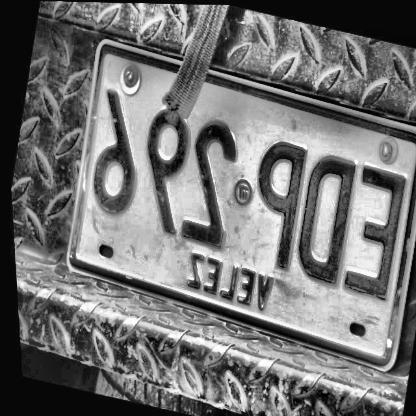
#> input picture data/dataset/test/images/2537875854_jpg.rf.Pv4qGJJUjEHV0BG3nLA7.jpg, 416 x 416 px, given in place of imagen_proyecto.png, which was not available
$ python semana09_vision.py
#> lines starting #> are read from the running program, lines starting #| are printed output that depends on the picture; after the words box and inside, x2 and y2 are one past the last pixel; in counts of white or black regions, pixels touching at a corner belong together; pictures that were not available may be replaced by others from this repository, and a replacement may not be noted
"""Analisis de placas con Canny, umbral de Otsu y regiones conectadas."""

import argparse
import base64
from functools import partial
from http.server import SimpleHTTPRequestHandler, ThreadingHTTPServer
import json
from pathlib import Path
from urllib.parse import parse_qs, urlsplit

import cv2
import numpy as np

if __package__:
    from .semana10_texturas import (
        MAX_UPLOAD_COUNT,
        analizar_cargas_temporales,
        serializar_comparacion_temporal,
    )
else:
    from semana10_texturas import (
        MAX_UPLOAD_COUNT,
        analizar_cargas_temporales,
        serializar_comparacion_temporal,
    )


ROOT_DIR = Path(__file__).resolve().parents[1]
IMAGE_PATH = ROOT_DIR / "data" / "imagen_proyecto.png"
ARTIFACTS_DIR = ROOT_DIR / "artifacts"
EVIDENCE_PATH = ARTIFACTS_DIR / "semana09_vision.png"
REPORT_PATH = ROOT_DIR / "reports" / "semana09.md"
MAX_IMAGE_SIDE = 1800
MAX_UPLOAD_BYTES = 20 * 1024 * 1024
MAX_WEEK10_REQUEST_BYTES = 28 * 1024 * 1024
SIGMA_COMPARISON = (0.8, 1.6, 3.0)


def preparar_imagen(image: np.ndarray) -> np.ndarray:
    """Valida y limita el tamano de una imagen BGR o en escala de grises."""
    if image is None or image.size == 0:
        raise ValueError("La imagen esta vacia o no pudo decodificarse.")
    if image.ndim not in (2, 3) or (image.ndim == 3 and image.shape[2] not in (3, 4)):
        raise ValueError("La imagen debe tener canales de gris, BGR o BGRA.")

    height, width = image.shape[:2]
    if height < 2 or width < 2:
        raise ValueError("La imagen debe medir al menos 2 x 2 pixeles.")
    largest_side = max(height, width)
    if largest_side > MAX_IMAGE_SIDE:
        scale = MAX_IMAGE_SIDE / largest_side
        image = cv2.resize(
            image,
            (round(width * scale), round(height * scale)),
            interpolation=cv2.INTER_AREA,
        )
    if image.ndim == 3 and image.shape[2] == 4:
        image = cv2.cvtColor(image, cv2.COLOR_BGRA2BGR)
    return image


def _detectar_bordes(gray: np.ndarray, sigma: float) -> np.ndarray:
    if not 0.1 <= sigma <= 10:
        raise ValueError("Sigma debe estar entre 0.1 y 10.")
    kernel_size = max(3, int(round(sigma * 6)) | 1)
    softened = cv2.GaussianBlur(gray, (kernel_size, kernel_size), sigmaX=sigma)
    return cv2.Canny(softened, threshold1=50, threshold2=150)


def analizar_imagen(image: np.ndarray, sigma: float = 1.6) -> dict[str, object]:
    """Extrae caracteristicas, bordes, mascara Otsu y regiones conectadas."""
    image = preparar_imagen(image)
    gray = cv2.cvtColor(image, cv2.COLOR_BGR2GRAY) if image.ndim == 3 else image.copy()
    edges = _detectar_bordes(gray, sigma)

    threshold, binary = cv2.threshold(
        gray, 0, 255, cv2.THRESH_BINARY + cv2.THRESH_OTSU
    )
    foreground_is_dark = False
    mask = binary

    region_count, labels, stats, _ = cv2.connectedComponentsWithStats(
        mask, connectivity=8
    )
    minimum_area = max(30, int(mask.size * 0.0001))
    regions = [
        index
        for index in range(1, region_count)
        if stats[index, cv2.CC_STAT_AREA] >= minimum_area
    ]
    colored_regions = np.zeros((*gray.shape, 3), dtype=np.uint8)
    colors = np.random.default_rng(42).integers(65, 240, size=(region_count, 3), dtype=np.uint8)
    for region_id in regions:
        colored_regions[labels == region_id] = colors[region_id].tolist()
    source_color = image if image.ndim == 3 else cv2.cvtColor(gray, cv2.COLOR_GRAY2BGR)
    region_overlay = cv2.addWeighted(source_color, 0.62, colored_regions, 0.75, 0)

    height, width = gray.shape
    channel_means = cv2.mean(image)[:3] if image.ndim == 3 else (float(gray.mean()),) * 3
    comparison = []
    for comparison_sigma in SIGMA_COMPARISON:
        comparison_edges = _detectar_bordes(gray, comparison_sigma)
        comparison.append(
            {
                "sigma": comparison_sigma,
                "edge_percent": float(np.count_nonzero(comparison_edges) * 100 / comparison_edges.size),
            }
        )

    return {
        "image": image,
        "gray": gray,
        "edges": edges,
        "mask": mask,
        "regions_image": region_overlay,
        "threshold": float(threshold),
        "sigma": float(sigma),
        "foreground_is_dark": foreground_is_dark,
        "region_count": len(regions),
        "raw_region_count": region_count - 1,
        "minimum_area": minimum_area,
        "width": width,
        "height": height,
        "mean_intensity": float(gray.mean()),
        "intensity_std": float(gray.std()),
        "channel_means": channel_means,
        "edge_percent": float(np.count_nonzero(edges) * 100 / edges.size),
        "sigma_comparison": comparison,
    }


def _panel(image: np.ndarray, title: str, size: tuple[int, int] = (640, 420)) -> np.ndarray:
    width, height = size
    if image.ndim == 2:
        image = cv2.cvtColor(image, cv2.COLOR_GRAY2BGR)
    fitted = cv2.resize(image, (width, height - 38), interpolation=cv2.INTER_AREA)
    canvas = np.zeros((height, width, 3), dtype=np.uint8)
    canvas[:] = (15, 23, 37)
    canvas[38:, :] = fitted
    cv2.putText(canvas, title, (16, 27), cv2.FONT_HERSHEY_SIMPLEX, 0.68, (85, 246, 210), 2, cv2.LINE_AA)
    return canvas


def guardar_evidencia(result: dict[str, object], output_path: Path = EVIDENCE_PATH) -> None:
    """Guarda una comparacion 2 x 2 de los resultados principales."""
    panels = [
        _panel(result["image"], "Imagen del proyecto"),
        _panel(result["edges"], f"Canny | sigma = {result['sigma']:.1f}"),
        _panel(result["mask"], f"Mascara Otsu | umbral = {result['threshold']:.0f}"),
        _panel(result["regions_image"], f"Regiones | {result['region_count']} filtradas"),
    ]
    output_path.parent.mkdir(parents=True, exist_ok=True)
    evidence = np.vstack((np.hstack(panels[:2]), np.hstack(panels[2:])))
    if not cv2.imwrite(str(output_path), evidence):
        raise OSError(f"No se pudo guardar la evidencia en {output_path}.")


def generar_reporte(result: dict[str, object], image_name: str) -> str:
    """Construye el informe Markdown desde las metricas de la ejecucion."""
    polarity = "regiones oscuras sobre fondo claro" if result["foreground_is_dark"] else "regiones claras sobre fondo oscuro"
    image_context = (
        "una fotografia de una motocicleta con placa colombiana"
        if image_name == "data/imagen_proyecto.png"
        else "una imagen proporcionada para el analisis"
    )
    comparison_rows = "\n".join(
        f"| {row['sigma']:.1f} | {row['edge_percent']:.2f}% |"
        for row in result["sigma_comparison"]
    )
    channel_means = result["channel_means"]
    return f"""# Semana 09 - Vision por computador en SecurityPlate

## Imagen y relacion con el proyecto

Se proceso `{image_name}`, {image_context}. Es pertinente para SecurityPlate porque permite analizar intensidad, contraste, bordes y regiones como etapas exploratorias previas a localizar y clasificar caracteres. La imagen procesada mide {result['width']} x {result['height']} pixeles. La intensidad media en gris es {result['mean_intensity']:.2f}, con desviacion estandar {result['intensity_std']:.2f}; las medias BGR son {channel_means[0]:.2f}, {channel_means[1]:.2f} y {channel_means[2]:.2f}.

## Deteccion de contornos con Canny

Se aplico suavizado gaussiano con sigma **{result['sigma']:.1f}** antes de Canny. Los bordes ocupan {result['edge_percent']:.2f}% de los pixeles. Los contornos resaltan cambios de intensidad que pueden delimitar placa, letras y objetos; sombras, perspectiva y texturas del vehiculo tambien producen bordes, por lo que no constituyen por si solos una deteccion de placa.

| Sigma | Pixeles de borde |
|---:|---:|
{comparison_rows}

Al aumentar sigma se suavizan detalles y ruido; puede reducir bordes espurios, pero tambien borrar trazos finos de los caracteres. El efecto depende de la iluminacion y de la resolucion de la imagen.

## Segmentacion por Otsu

**Umbral Otsu obtenido:** {result['threshold']:.0f} en escala de grises de 8 bits. La mascara binaria selecciona {polarity} (pixeles por encima del umbral). Otsu separa intensidades globales y no conoce la ubicacion de la placa; en esta escena compleja puede incluir regiones ajenas al identificador.

## Regiones conectadas

Se encontraron **{result['region_count']} regiones** con area minima de {result['minimum_area']} pixeles, de {result['raw_region_count']} componentes sin filtrar. Son grupos de pixeles de la mascara, no objetos confirmados: una letra puede fragmentarse o unirse a otra y el fondo puede generar componentes. El conteo no debe interpretarse como cantidad de caracteres.

## Evidencia visual

![Original, Canny, mascara de Otsu y regiones conectadas](../artifacts/semana09_vision.png)

El panel muestra la imagen original, los bordes, la mascara y las regiones filtradas por area.

## Limitaciones y aplicacion futura

- La placa ocupa una fraccion pequena de la escena y esta inclinada; no se aislo una region de interes ni se corrigio perspectiva.
- La iluminacion, las sombras, reflejos y texturas generan intensidades y contornos que confunden a los metodos globales.
- El umbral de Otsu supone grupos de intensidad separables; no garantiza segmentar correctamente la placa.
- El etiquetado conectado depende de la mascara y de un area minima, y no equivale a reconocimiento de caracteres.

Como siguiente etapa, la mascara y los contornos pueden apoyar la localizacion de la placa, rectificacion geometrica y extraccion de recortes. Estos recortes podrian alimentar el clasificador CNN de Semana 08, que reconoce categorias de caracteres; esta practica no realiza OCR ni autoriza decisiones de acceso.

## Ejecucion

Desde la raiz del repositorio, `python src/semana09_vision.py` procesa la imagen fija, guarda la evidencia y regenera este informe. Para usar la interfaz de carga, ejecute `python src/semana09_vision.py --serve` y abra `http://127.0.0.1:8000/dashboard/`.
"""


def ejecutar(image_path: Path = IMAGE_PATH, sigma: float = 1.6) -> dict[str, object]:
    """Procesa una imagen y actualiza la evidencia y el informe de la semana."""
    image = cv2.imread(str(image_path), cv2.IMREAD_COLOR)
    if image is None:
        raise FileNotFoundError(f"No se pudo leer la imagen: {image_path}")
    result = analizar_imagen(image, sigma=sigma)
    guardar_evidencia(result)
    try:
        image_name = image_path.resolve().relative_to(ROOT_DIR).as_posix()
    except ValueError:
        image_name = image_path.name
    REPORT_PATH.parent.mkdir(parents=True, exist_ok=True)
    REPORT_PATH.write_text(generar_reporte(result, image_name), encoding="utf-8")
    return result


# [26 lines left out: functions _encode_preview, serializar_resultado, not called in this run]


class Semana09Handler(SimpleHTTPRequestHandler):
    """Sirve el dashboard y analiza imagenes cargadas por la interfaz."""

    default_result: dict[str, object] | None = None

    # [98 lines left out: functions do_GET, do_POST, _analizar_cargas_semana10, servir, not called in this run]


def main() -> None:
    parser = argparse.ArgumentParser(description=__doc__)
    parser.add_argument("--image", type=Path, default=IMAGE_PATH, help="Imagen de entrada para generar la evidencia")
    parser.add_argument("--sigma", type=float, default=1.6, help="Suavizado de Canny entre 0.1 y 10")
    parser.add_argument("--serve", action="store_true", help="Genera el reporte y sirve el dashboard con analisis interactivo")
    parser.add_argument("--host", default="127.0.0.1")
    parser.add_argument("--port", type=int, default=8000)
    args = parser.parse_args()

    result = ejecutar(args.image, args.sigma)
#> in ejecutar, image is the input picture: shape (416, 416, 3); min 0, max 255, mean 115.1
#> in _detectar_bordes, `return cv2.Canny(softened, threshold1=50, threshold2=150)`:
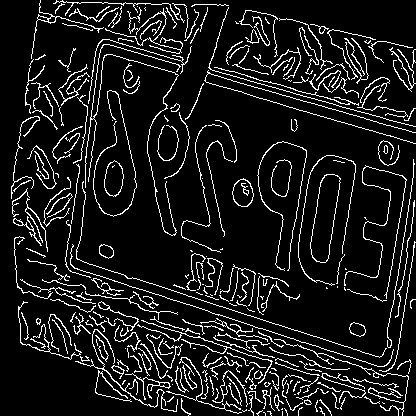
#> returned value: shape (416, 416); 10.3% white in thin lines or dots
#> in analizar_imagen, `threshold, binary = cv2.threshold( gray, 0, 255, cv2.THRESH_BINARY + c..`:
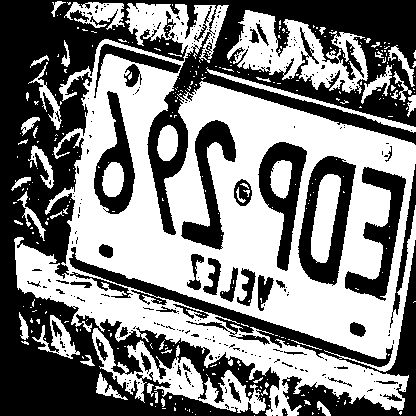
#> binary: shape (416, 416); 50.5% white; 268 black regions (223 under 20 px), largest, box (x1, y1, x2, y2) and area: (0, 0, 416, 416) 57074, (69, 240, 416, 416) 8706, (298, 156, 356, 286) 3391
#> in analizar_imagen, `threshold, binary = cv2.threshold( gray, 0, 255, cv2.THRESH_BINARY + c..`: threshold = 114
#> in analizar_imagen, `region_count, labels, stats, _ = cv2.connectedComponentsWithStats( mas..`:
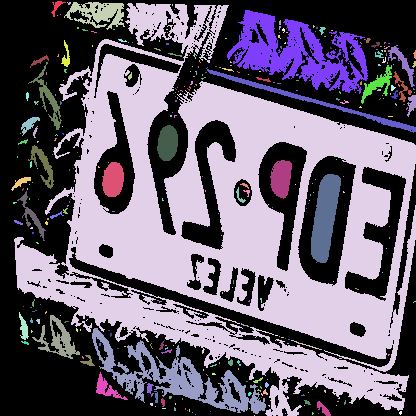
#> labels: shape (416, 416) int32; 324 distinct labels, from 0 to 323; one colour per label, 0 black
#> in analizar_imagen, `region_count, labels, stats, _ = cv2.connectedComponentsWithStats( mas..`: region_count = 324; stats = 324 rows, first 6: [0, 0, 416, 416, 85677], [51, 1, 15, 16, 74], [67, 2, 4, 3, 8], [64, 2, 61, 28, 903], [14, 3, 402, 413, 67560], [172, 4, 1, 2, 2]
#> in analizar_imagen, `regions = [ index for index in range(1, region_count) if stats[index, ..`: regions = 34 values from 1 to 301
#> in analizar_imagen, `colors = np.random.default_rng(42).integers(65, 240, size=(region_coun..`: colors = 324 rows, first 8: [157, 90, 213], [236, 87, 200], [196, 239, 123], [126, 141, 89], [197, 214, 161], [157, 74, 189], [156, 186, 225], [165, 99, 188]
#> the loop in analizar_imagen, `for region_id in regions:` made 34 passes
#> region_id on passes 2 to 13: 3, 4, 7, 33, 44, 54, 61, 69, 74, 78, 87, 96
#> in analizar_imagen, `region_overlay = cv2.addWeighted(source_color, 0.62, colored_regions, ..`:
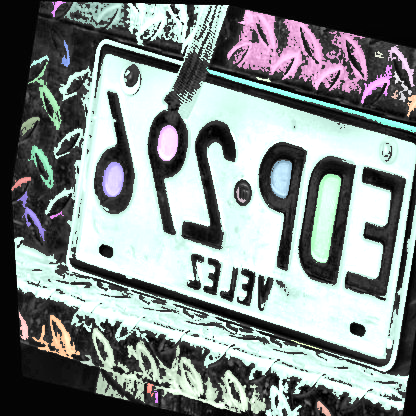
#> region_overlay: shape (416, 416, 3); mean B, G, R 136.6, 137.2, 129.7
#> in analizar_imagen, `channel_means = cv2.mean(image)[:3] if image.ndim == 3 else (float(gra..`: channel_means = (115.1, 115.1, 115.1)
#> after the loop in analizar_imagen, `for comparison_sigma in SIGMA_COMPARISON:`: comparison = 3 items
#> in ejecutar, `result = analizar_imagen(image, sigma=sigma)`: result = 18 items
#> in _panel, `canvas = np.zeros((height, width, 3), dtype=np.uint8)`: canvas: shape (420, 640, 3); every value is 0
#> in _panel, `cv2.putText(canvas, title, (16, 27), cv2.FONT_HERSHEY_SIMPLEX, 0.68, (..`:
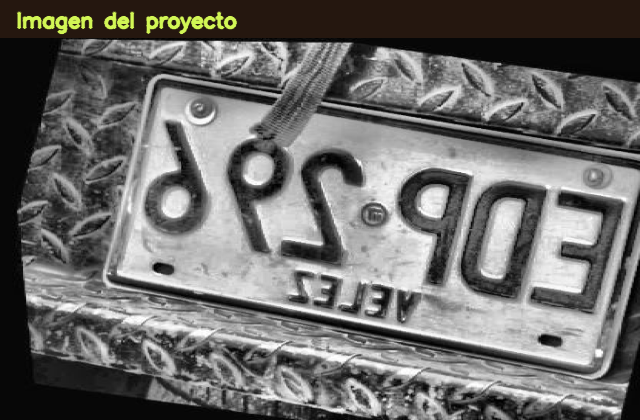
#> canvas: shape (420, 640, 3); mean of channels 0, 1, 2 106.4, 108.2, 109.1; drawn as B, G, R
#> in _panel (call 2), `image = cv2.cvtColor(image, cv2.COLOR_GRAY2BGR)`: image: shape (416, 416, 3); 10.3% white in thin lines or dots
#> in _panel (call 2), `cv2.putText(canvas, title, (16, 27), cv2.FONT_HERSHEY_SIMPLEX, 0.68, (..`: canvas: shape (420, 640, 3); mean of channels 0, 1, 2 25.5, 27.1, 28.1
#> in _panel (call 3), `cv2.putText(canvas, title, (16, 27), cv2.FONT_HERSHEY_SIMPLEX, 0.68, (..`: canvas: shape (420, 640, 3); mean of channels 0, 1, 2 119, 121.1, 121.9
#> call 4 of _panel, with title = 'Regiones | 34 filtradas', size = (640, 420)
#> in _panel (call 4), `cv2.putText(canvas, title, (16, 27), cv2.FONT_HERSHEY_SIMPLEX, 0.68, (..`:
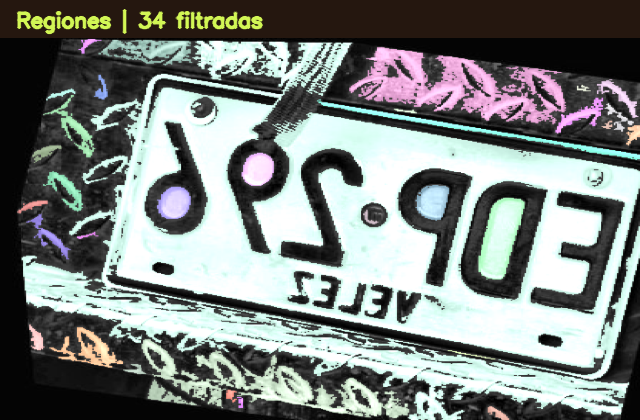
#> canvas: shape (420, 640, 3); mean of channels 0, 1, 2 126, 128.5, 122.5; drawn as B, G, R
#> in guardar_evidencia, `evidence = np.vstack((np.hstack(panels[:2]), np.hstack(panels[2:])))`:
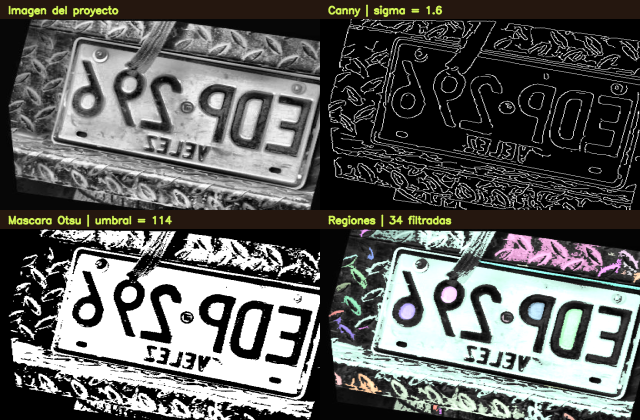
#> evidence: shape (840, 1280, 3) (shown at 1/2 size); mean of channels 0, 1, 2 94.3, 96.2, 95.4; drawn as B, G, R
#> in generar_reporte, `polarity = "regiones oscuras sobre fondo claro" if result["foreground_..`: polarity = 'regiones claras sobre fondo oscuro'
#> in generar_reporte, `channel_means = result["channel_means"]`: channel_means = (115.1, 115.1, 115.1)
#> result = 18 items
    print(f"Umbral Otsu: {result['threshold']:.0f}")
#| Umbral Otsu: 114
    print(f"Regiones conectadas: {result['region_count']} (area minima {result['minimum_area']} px)")
#| Regiones conectadas: 34 (area minima 30 px)
    print(f"Evidencia guardada: {EVIDENCE_PATH.relative_to(ROOT_DIR)}")
    print(f"Reporte generado: {REPORT_PATH.relative_to(ROOT_DIR)}")
    if args.serve:
        servir(args.host, args.port, result)


if __name__ == "__main__":
    main()
